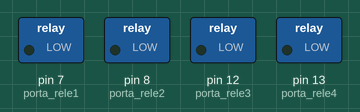
A sketch run on a simulated Arduino Uno, built with avr-gcc and run on an emulated ATmega328P. Parts: switched loads named in the sketch (green lamp = pin HIGH).

Above: at 0.7 s.
At 5.2 s:
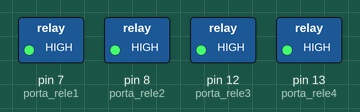
Timing chart, 0 to 6.9 s (numbered marks = the images above):
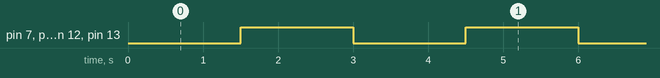

The sketch:

rele.ino
```cpp
//Porta ligada ao pino IN1 do modulo
int porta_rele1 = 7;
//Porta ligada ao pino IN2 do modulo
int porta_rele2 = 8;

int porta_rele3 = 12;
int porta_rele4 = 13;
void setup()
{
  //Define pinos para o rele como saida
  pinMode(porta_rele1, OUTPUT);
  pinMode(porta_rele2, OUTPUT);
 pinMode(porta_rele3, OUTPUT);
 pinMode(porta_rele4, OUTPUT);
}

void loop()
{
  digitalWrite(porta_rele1, LOW);  //Liga rele 1
  digitalWrite(porta_rele2, LOW); //Desliga rele 2
 digitalWrite(porta_rele3, LOW);
 digitalWrite(porta_rele4, LOW);//Desliga rele 2
  delay(1500);
  digitalWrite(porta_rele1, HIGH); //Desliga rele 1
  digitalWrite(porta_rele2, HIGH);  //Liga rele 2
    digitalWrite(porta_rele3, HIGH);  //Liga rele 2
    digitalWrite(porta_rele4, HIGH);
  delay(1500);
}
```

Measured:
- by itself, pin 7 (porta_rele1), pin 8 (porta_rele2), pin 12 (porta_rele3), pin 13 (porta_rele4): alternates HIGH for 1.5 s and LOW for 1.5 s
